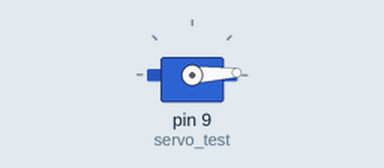
This sketch was run on a simulated Arduino Uno, built with avr-gcc and run on an emulated ATmega328P. Shown: servo.

Above: at 0.05 s.
At 1.2 s:
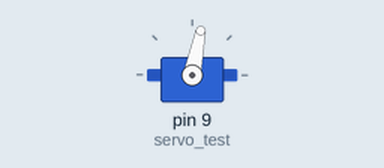
At 2.35 s:
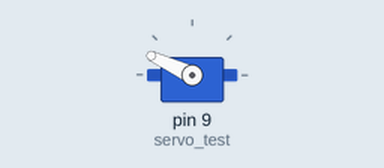
At 4.7 s:
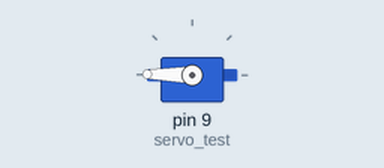
Timing chart, 0 to 6.1 s (numbered marks = the images above):
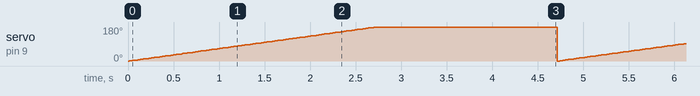

Measured:
- by itself, servo on pin 9 (servo_test): ramps from 0° to 179° and jumps back, once every 4.7 s

The sketch:

robot_insuctions.ino
```cpp
#include <Servo.h>

Servo servo_test;        //initialize a servo object for the connected servo

int angle = 0;
String direction;

void setup()
{
  servo_test.attach(9);      // attach the signal pin of servo to pin9 of arduino
}

void loop()
{
  for(angle = 0; angle < 180; angle += 1)    // command to move from 0 degrees to 180 degrees
  {
    servo_test.write(angle);                 //command to rotate the servo to the specified angle
    delay(15);
  }

  delay(1000);
  if(direction=="left"){
     for(angle = 180; angle>=1; angle-=5){     // command to move from 180 degrees to 0 degrees
      servo_test.write(angle);              //command to rotate the servo to the specified angle
      delay(5);
    }

  }
  if(direction=="tight"){
    for(angle = 0; angle>=1; angle+=5){     // command to move from 180 degrees to 0 degrees
      servo_test.write(angle);              //command to rotate the servo to the specified angle
      delay(5);
    }
  }

    delay(1000);
}
```
